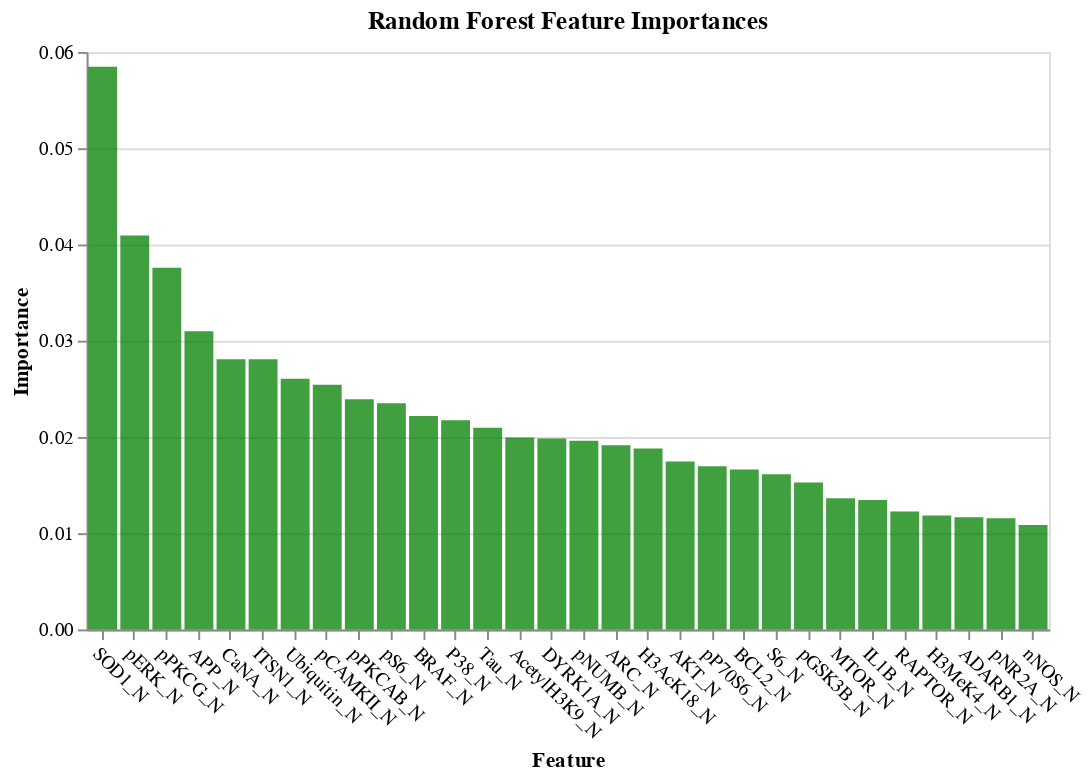

The cell this chart's notebook holds for it:
### Code cell
plot_imp(best_features_rfi, feature_importances_rfi, 'Random Forest', 'green')

### Figure 1 — Vega-Lite specification as saved in the notebook (floating-point values rounded to 4 significant figures)
{"config": {"view": {"continuousWidth": 400, "continuousHeight": 300}}, "data": {"name": "data-6bc1f0dc8752ed81f021dd2381ca0205"}, "mark": {"type": "bar", "color": "green", "opacity": 0.75}, "encoding": {"x": {"type": "nominal", "axis": {"labelAngle": 45}, "field": "features", "sort": null, "title": "Feature"}, "y": {"type": "quantitative", "field": "importances", "title": "Importance"}}, "title": "Random Forest Feature Importances", "width": 500, "$schema": "https://vega.github.io/schema/vega-lite/v4.8.1.json", "datasets": {"data-6bc1f0dc8752ed81f021dd2381ca0205": [{"features": "SOD1_N", "importances": 0.05845}, {"features": "pERK_N", "importances": 0.04093}, {"features": "pPKCG_N", "importances": 0.03758}, {"features": "APP_N", "importances": 0.03099}, {"features": "CaNA_N", "importances": 0.02808}, {"features": "ITSN1_N", "importances": 0.02806}, {"features": "Ubiquitin_N", "importances": 0.02605}, {"features": "pCAMKII_N", "importances": 0.02541}, {"features": "pPKCAB_N", "importances": 0.02392}, {"features": "pS6_N", "importances": 0.0235}, {"features": "BRAF_N", "importances": 0.02218}, {"features": "P38_N", "importances": 0.02174}, {"features": "Tau_N", "importances": 0.02097}, {"features": "AcetylH3K9_N", "importances": 0.01995}, {"features": "DYRK1A_N", "importances": 0.01983}, {"features": "pNUMB_N", "importances": 0.0196}, {"features": "ARC_N", "importances": 0.01915}, {"features": "H3AcK18_N", "importances": 0.01881}, {"features": "AKT_N", "importances": 0.01746}, {"features": "pP70S6_N", "importances": 0.01695}, {"features": "BCL2_N", "importances": 0.01663}, {"features": "S6_N", "importances": 0.01612}, {"features": "pGSK3B_N", "importances": 0.01528}, {"features": "MTOR_N", "importances": 0.01364}, {"features": "IL1B_N", "importances": 0.01344}, {"features": "RAPTOR_N", "importances": 0.01227}, {"features": "H3MeK4_N", "importances": 0.01185}, {"features": "ADARB1_N", "importances": 0.01167}, {"features": "pNR2A_N", "importances": 0.01156}, {"features": "nNOS_N", "importances": 0.01085}]}}
